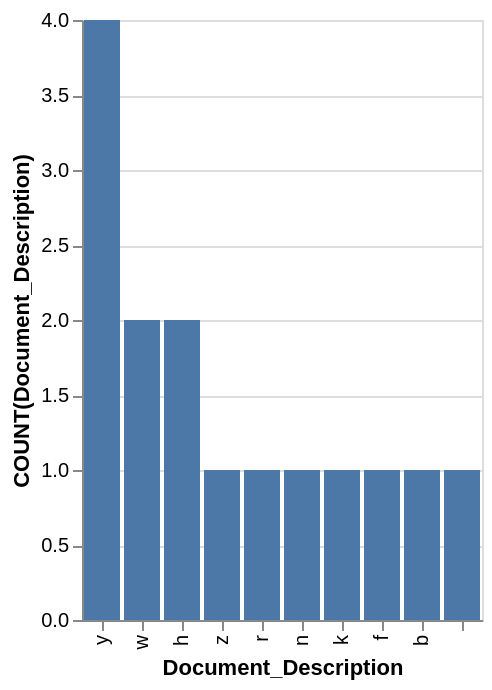

Specify this chart in Vega-Lite:
### Vega-Lite specification from a JSON file in a GitHub repository (floating-point values rounded to 4 significant figures)
{"data": {"values": [{"x_data": "y", "y_data": 4}, {"x_data": "w", "y_data": 2}, {"x_data": "h", "y_data": 2}, {"x_data": "z", "y_data": 1}, {"x_data": "r", "y_data": 1}, {"x_data": "n", "y_data": 1}, {"x_data": "k", "y_data": 1}, {"x_data": "f", "y_data": 1}, {"x_data": "b", "y_data": 1}, {"x_data": "", "y_data": 1}]}, "mark": "bar", "encoding": {"x": {"field": "x_data", "type": "nominal", "title": "Document_Description", "sort": {"op": "sum", "field": "y_data", "order": "descending"}}, "y": {"field": "y_data", "type": "quantitative", "title": "COUNT(Document_Description)"}}}
